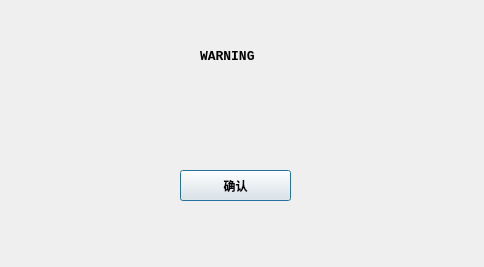
<?xml version="1.0" encoding="UTF-8"?>
<ui version="4.0">
 <class>Warn_Dialog</class>
 <widget class="QDialog" name="Warn_Dialog">
  <property name="geometry">
   <rect>
    <x>0</x>
    <y>0</y>
    <width>484</width>
    <height>267</height>
   </rect>
  </property>
  <property name="windowTitle">
   <string>Dialog</string>
  </property>
  <widget class="QWidget" name="widget" native="true">
   <property name="geometry">
    <rect>
     <x>50</x>
     <y>70</y>
     <width>361</width>
     <height>141</height>
    </rect>
   </property>
   <property name="font">
    <font>
     <family>Adobe Devanagari</family>
     <pointsize>8</pointsize>
    </font>
   </property>
   <widget class="QLabel" name="label">
    <property name="geometry">
     <rect>
      <x>20</x>
      <y>30</y>
      <width>331</width>
      <height>41</height>
     </rect>
    </property>
    <property name="font">
     <font>
      <family>幼圆</family>
      <pointsize>12</pointsize>
      <weight>75</weight>
      <bold>true</bold>
     </font>
    </property>
    <property name="text">
     <string/>
    </property>
    <property name="alignment">
     <set>Qt::AlignCenter</set>
    </property>
   </widget>
   <widget class="QPushButton" name="pushButton">
    <property name="geometry">
     <rect>
      <x>130</x>
      <y>100</y>
      <width>111</width>
      <height>31</height>
     </rect>
    </property>
    <property name="font">
     <font>
      <family>幼圆</family>
      <pointsize>9</pointsize>
      <weight>75</weight>
      <bold>true</bold>
     </font>
    </property>
    <property name="text">
     <string>确认</string>
    </property>
   </widget>
  </widget>
  <widget class="QWidget" name="widget_2" native="true">
   <property name="geometry">
    <rect>
     <x>50</x>
     <y>40</y>
     <width>361</width>
     <height>31</height>
    </rect>
   </property>
   <widget class="QLabel" name="label_2">
    <property name="geometry">
     <rect>
      <x>150</x>
      <y>6</y>
      <width>71</width>
      <height>20</height>
     </rect>
    </property>
    <property name="font">
     <font>
      <family>Consolas</family>
      <pointsize>10</pointsize>
      <weight>75</weight>
      <bold>true</bold>
     </font>
    </property>
    <property name="text">
     <string>WARNING</string>
    </property>
   </widget>
  </widget>
 </widget>
 <resources/>
 <connections/>
</ui>
